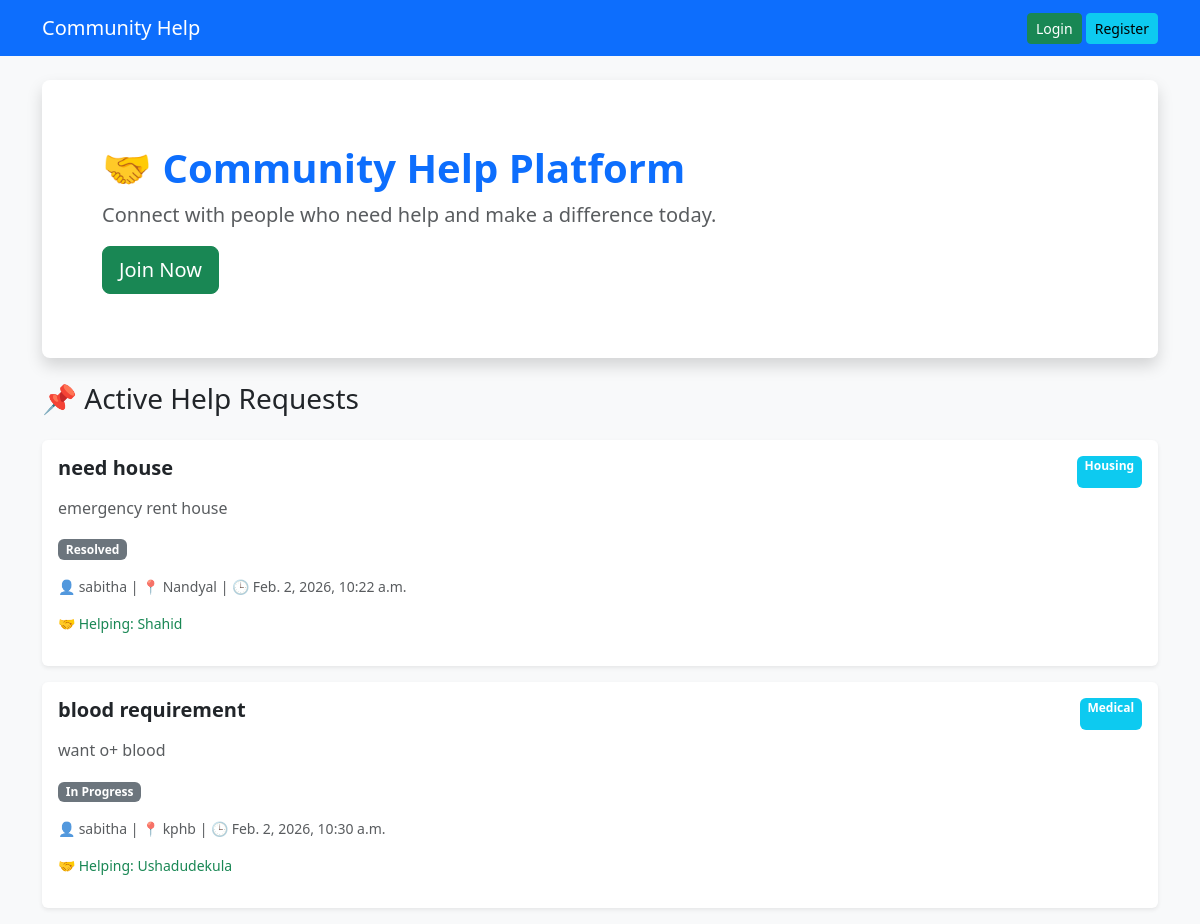
The page / on the database its author committed.
### help_requests/models.py (models this page shows, shortened)
class HelpRequest(models.Model):
    CATEGORY_CHOICES = [
        ('Medical', 'Medical'),
        ('Education', 'Education'),
        ('Job', 'Job'),
        ('Financial', 'Financial'),
        ('Food', 'Food'),
        ('Housing', 'Housing'),
        ('Transport', 'Transport'),
        ('Other', 'Other'),
    ]
    STATUS_CHOICES = [
        ('Open', 'Open'),
        ('In Progress', 'In Progress'),
        ('Resolved', 'Resolved'),
        ('Closed', 'Closed'),
    ]
    user = models.ForeignKey(
        User,
        on_delete=models.CASCADE,
        related_name='requests'
    )
    title = models.CharField(max_length=200)
    description = models.TextField()
    category = models.CharField(
        max_length=100,
        choices=CATEGORY_CHOICES
    )
    location = models.CharField(max_length=150)
    status = models.CharField(
        max_length=50,
        choices=STATUS_CHOICES,
        default='Open'
    )
    helper = models.ForeignKey(
        User,
        on_delete=models.SET_NULL,
        null=True,
        blank=True,
        related_name='helped_requests'
    )
    created_at = models.DateTimeField(auto_now_add=True)

### help_requests/views.py (the view)
# urls.py: path('', views.help_request_list, name='help_list'),
def help_request_list(request):
    requests = HelpRequest.objects.all()
    return render(request, 'help_requests/help_request_list.html', {
        'requests': requests
    })

### help_requests/templates/help_requests/help_request_list.html (shortened to what this page needs)
{% extends 'help_requests/base.html' %}
{% block content %}
<div class="p-5 mb-4 bg-white rounded-3 shadow">
    <div class="container-fluid py-3">
        <h1 class="display-6 fw-bold text-primary">
            🤝 Community Help Platform
        </h1>
        <p class="col-md-8 fs-5 text-muted">
            Connect with people who need help and make a difference today.
        </p>
        {% if user.is_authenticated %}
        <a href="/add/" class="btn btn-warning btn-lg">
            Post a Request
        </a>
        {% else %}
        <a href="/register/" class="btn btn-success btn-lg">
            Join Now
        </a>
        {% endif %}
    </div>
</div>
<h3 class="mb-4">📌 Active Help Requests</h3>
{% for req in requests %}
<div class="card mb-3 shadow-sm border-0">
    <div class="card-body">
        <div class="d-flex justify-content-between">
            <h5 class="fw-bold text-dark">
                {{ req.title }}
            </h5>
            <span class="badge bg-info">
                {{ req.category }}
            </span>
        </div>
        <p class="text-muted mt-2">
            {{ req.description }}
        </p>
        <p>
            <span class="badge bg-secondary">
                {{ req.status }}
            </span>
        </p>
        <p class="small text-muted">
            👤 {{ req.user.username }}
            |
            📍 {{ req.location }}
            |
            🕒 {{ req.created_at }}
        </p>
        {% if req.helper %}
        <p class="text-success small">
            🤝 Helping: {{ req.helper.username }}
        </p>
        {% endif %}
    </div>
</div>
{% empty %}
<div class="alert alert-warning">
    No help requests available.
</div>
{% endfor %}
{% endblock %}

### help_requests/templates/help_requests/base.html (shortened to what this page needs)
<!DOCTYPE html>
<html>
<head>
    <link href="https://cdn.jsdelivr.net/npm/bootstrap@5.3.2/dist/css/bootstrap.min.css"
          rel="stylesheet">
</head>
<body class="bg-light">
<nav class="navbar navbar-expand-lg navbar-dark bg-primary">
    <div class="container">
        <a class="navbar-brand" href="/">Community Help</a>
        <div>
        {% if user.is_authenticated %}
            <span class="text-white me-2">
                Hi, {{ user.username }}
            </span>
<a href="/dashboard/" class="btn btn-light btn-sm">
    Dashboard
</a>
<a href="/add/" class="btn btn-warning btn-sm">
    Post Request
</a>
            <form action="/accounts/logout/" method="post" style="display:inline;">
                {% csrf_token %}
                <button type="submit" class="btn btn-danger btn-sm">
                    Logout
                </button>
            </form>
        {% else %}
            <a href="/accounts/login/" class="btn btn-success btn-sm">
                Login
            </a>
            <a href="/register/" class="btn btn-info btn-sm">
                Register
            </a>
        {% endif %}
        </div>
    </div>
</nav>
<div class="container mt-4">
    {% block content %}
    {% endblock %}
</div>
</body>
</html>

### rows shown on the page
HelpRequest: title "need house", category "Housing", description "emergency rent house", status "Resolved", user.username "sabitha", location "Nandyal", created_at "Feb. 2, 2026, 10:22 a.m.", helper.username "Shahid"
HelpRequest: title "blood requirement", category "Medical", description "want o+ blood", status "In Progress", user.username "sabitha", location "kphb", created_at "Feb. 2, 2026, 10:30 a.m.", helper.username "Ushadudekula"
